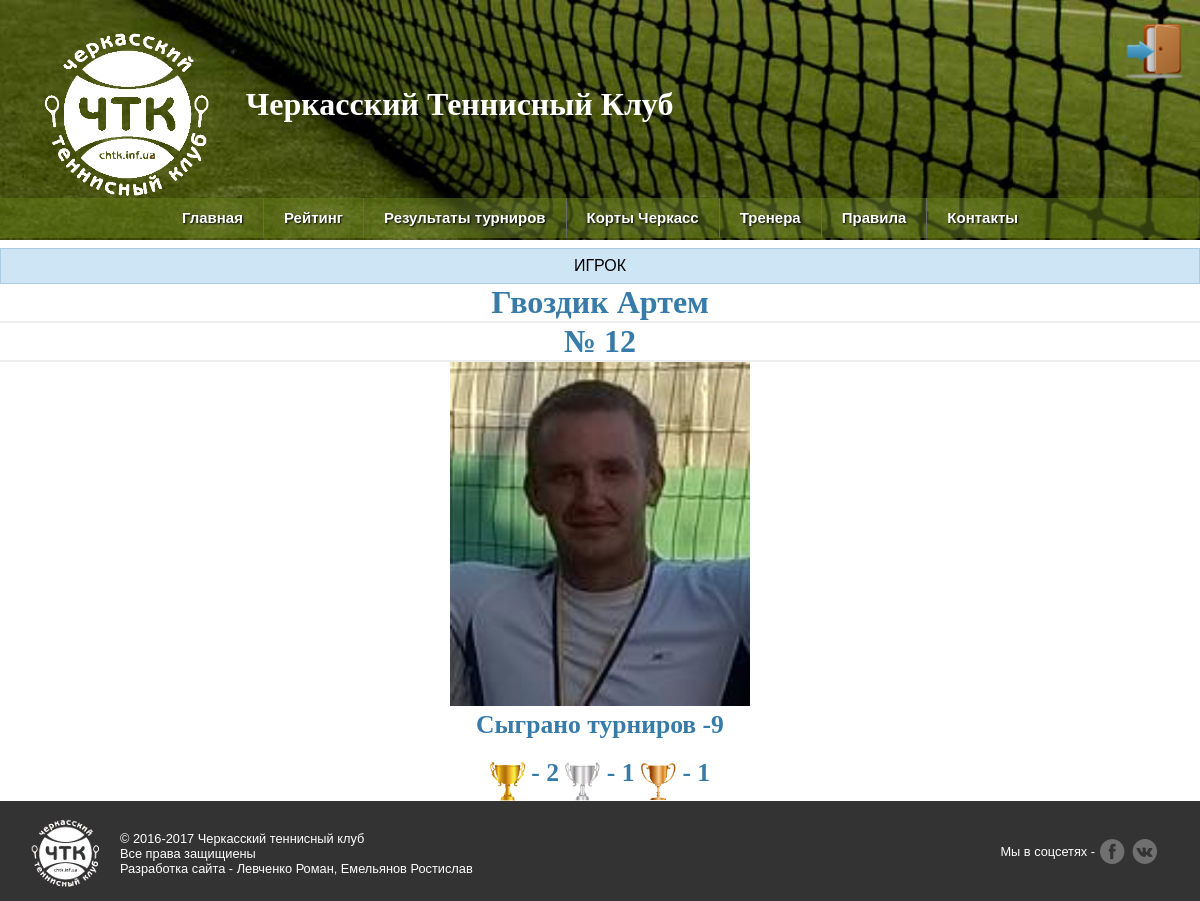
The page /player/2016/12/ on the database its author committed.
### chtk.py (models this page shows, shortened)
class Players(dab.Model):
    id = dab.Column(dab.Integer, primary_key=True)
    player_name = dab.Column(dab.String(20))
    player_surname = dab.Column(dab.String(20))
    path_photo = dab.Column(dab.String(40))

### chtk.py (the view)
@app.route('/player/<int:year>/<int:player_id>/')
def player(player_id, year):
    db = get_db()
    name = db.execute('select player_name from players where id = %d' % player_id)
    name = name.fetchone()
    surname = db.execute('select player_surname from players where id = %d' % player_id)
    surname = surname.fetchone()
    stats = StatsPlayers()
    if year == 2017:
        list_of_player = stats.get_number_of_tours(parsed_string_new, name[0], surname[0])
        position = get_position(list_of_player[0], parsed_string_new)
        list_of_player.append(position)
    elif year == 2016:
        list_of_player = stats.get_number_of_tours(parsed_string, name[0], surname[0])
        position = get_position(list_of_player[0], parsed_string)
        list_of_player.append(position)
    return render_template("player.html", player_id=player_id, players=get_data_players(), court=get_court(), list_of_player=list_of_player, len_2016=len_2016, len_2017=len_2017)

### chtk.py (called while the page is built)
def connect_db():
    rv = sqlite3.connect(app.config['DATABASE'])
    rv.row_factory = sqlite3.Row
    return rv

def get_db():
    if not hasattr(g, 'sqlite_db'):
        g.sqlite_db = connect_db()
    return g.sqlite_db

def rating_show(list_year):
    new_list = {}
    counter = 1
    rating = {}
    for el in list_year:
        s = 1
        points_1 = 0
        while ('Турнир_' + str(s)) in el:
            points_1 += int(el['Турнир_' + str(s)])
            s += 1
        rating.update({el['Фамилия'] + ' ' + el['Имя']: points_1})
    while rating:
        for key, el in rating.items():
            if el == max(rating.values()):
                new_list[counter] = {'Очки': el, 'Фамилия': key}
                counter += 1
                rating.pop(key)
                break
    return new_list

def get_position(rating, list_year):
    for key, el in rating_show(list_year).items():
        if el['Очки'] == rating:
            return key

def get_data_players():
    db = get_db()
    cur_1 = db.execute('select id, player_name, player_surname, path_photo from players order by player_surname')
    players = cur_1.fetchall()
    return players

def get_court():
    court = Courts.query.order_by(Courts.id.desc())
    return court

### templates/player.html (shortened to what this page needs)
{% extends "base.html" %}
{% block body %}
<div class="header">
    <div class=flash align="center">ИГРОК</div>
        {% for player in players %}
            {% if player.id == player_id %}
                <h1 align="center">{{ player.player_surname }} {{ player.player_name }} </h1>
                <h1 align="center"> № {{ list_of_player[5] }}</h1>
                {% if player.path_photo %}
                <div align="center"> <img src="/{{ player.path_photo }}" width="300"></div>
                {% else %}
                    <div align="center"> <img src="/static/players/no_photo.jpg" width="300"></div>
                {% endif %}
                <h2 align="center">  Сыграно турниров -{{ list_of_player[1] }} </h2><br>
                 <h2 align="center">{% if list_of_player[2] %} <img src="/static/gold.png" width="35" align="middle"> -  {{ list_of_player[2] }} {% endif %}
                 {% if list_of_player[3] %}<img src="/static/silver.png" width="35" align="middle"> -  {{ list_of_player[3] }} {% endif %}
                 {% if list_of_player[4] %}<img src="/static/bronze.png" width="35" align="middle"> -  {{ list_of_player[4] }} {% endif %} </h2>
            {% endif %}
        {% endfor %}
</div>
{% endblock %}

### static/style_temp.css (style rules this page uses)
*, *::after, *::before { -webkit-box-sizing: border-box; -moz-box-sizing: border-box; -o-box-sizing: border-box; -ms-box-sizing: border-box; box-sizing: border-box; margin: 0; padding: 0; }
body { font-family: sans-serif; margin: 0; }
h1, h2 { font-family: 'Georgia', serif; margin: 0; }
h1 { border-bottom: 2px solid #eee; }
h2 { font-size: 1.6em; }
.flash { background: #cee5F5; padding: 0.5em; border: 1px solid #aacbe2; }

### rows shown on the page
Players: player_surname "Гвоздик", player_name "Артем", id "12", path_photo (picture), list_of_player "9", list_of_player "2", list_of_player "1"
